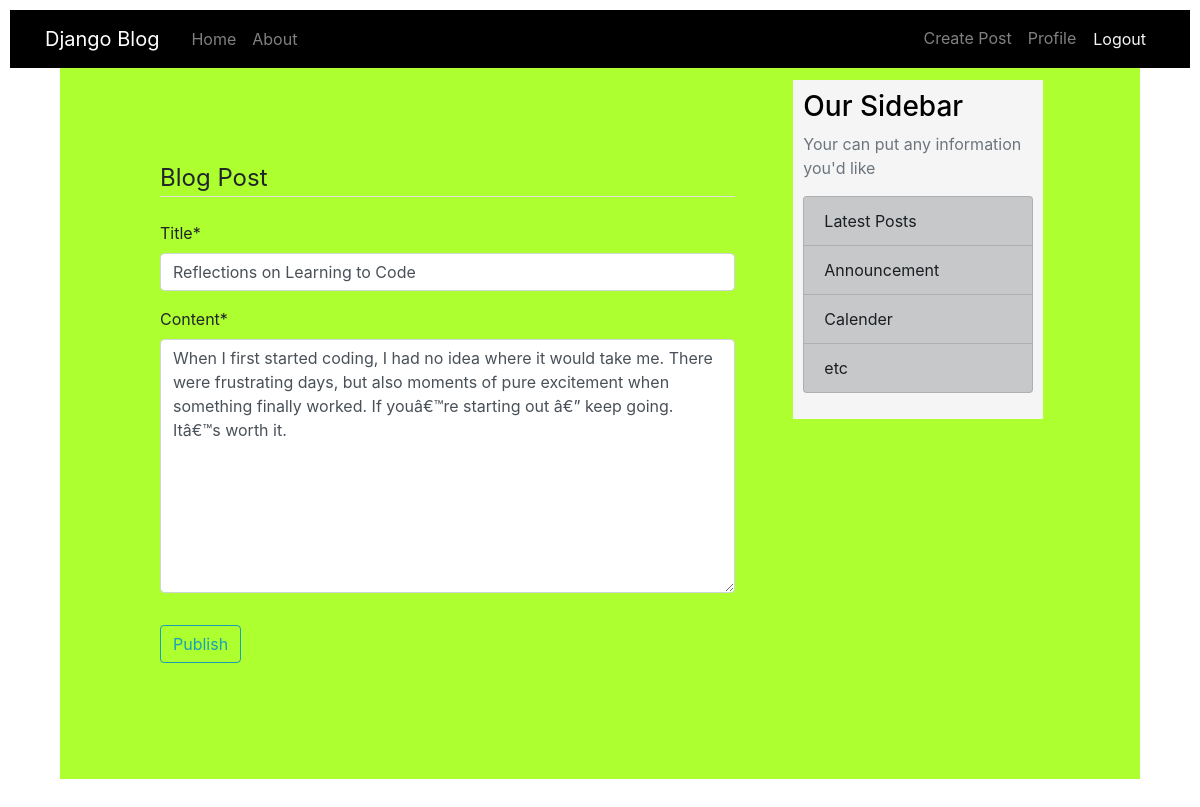
Screenshot of /blog/post/19/update/ (signed in) with the database file from the repository.
### blog/models.py (models this page shows, shortened)
class Post(models.Model):
	title=models.CharField(max_length=200)
	content=models.TextField()
	date_posted=models.DateTimeField(default=timezone.now)#auto_now_add=True when we need only date when post is posted , default=timezone.now when we ant to chnage dtae modified
	author=models.ForeignKey(User,on_delete=models.CASCADE)#when we want unique author for his post and also delete post when author deleted

### blog/views.py (the view, shortened to what this page needs)
# urls.py: path('post/<int:pk>/update/', PostUpdateView.as_view(),name='post-update'),#to update new post
class PostUpdateView(LoginRequiredMixin,UserPassesTestMixin,UpdateView):
	model =Post
	fields=['title','content']
	def test_func(self):
		post=self.get_object()
		if self.request.user ==post.author:
			return True
		return False

### blog/templates/blog/post_form.html (shortened to what this page needs)
{% extends "blog/base.html" %}
{% load crispy_forms_tags %}
{% block content %}
	<div class="main">
    <form method="POST">
    	<fieldset class="form-group">
    		<legend class="border-bottom mb-4">
    			Blog Post
    		</legend>
    		{{ form|crispy }}
    	</fieldset>
    	<div class="form-group">
    		<button class="btn btn-outline-info" type="submit">Publish</button>
    	</div>
    </form>
	</div>
{% endblock %}

### blog/static/css/style.css (style rules this page uses)
body { background-color: #fff; }
.main { box-align: center; display: grid; width: 90%; margin: 60px; padding: 20px; background-color: greenyellow; }

### rows the page displays
Post: title "Reflections on Learning to Code", content "When I first started coding, I had no idea where it would take me. There were frustrating days, but also moments of pure excitement when something finally worked. If youâ€™re starting out â€” keep going. Itâ€™s worth it."
